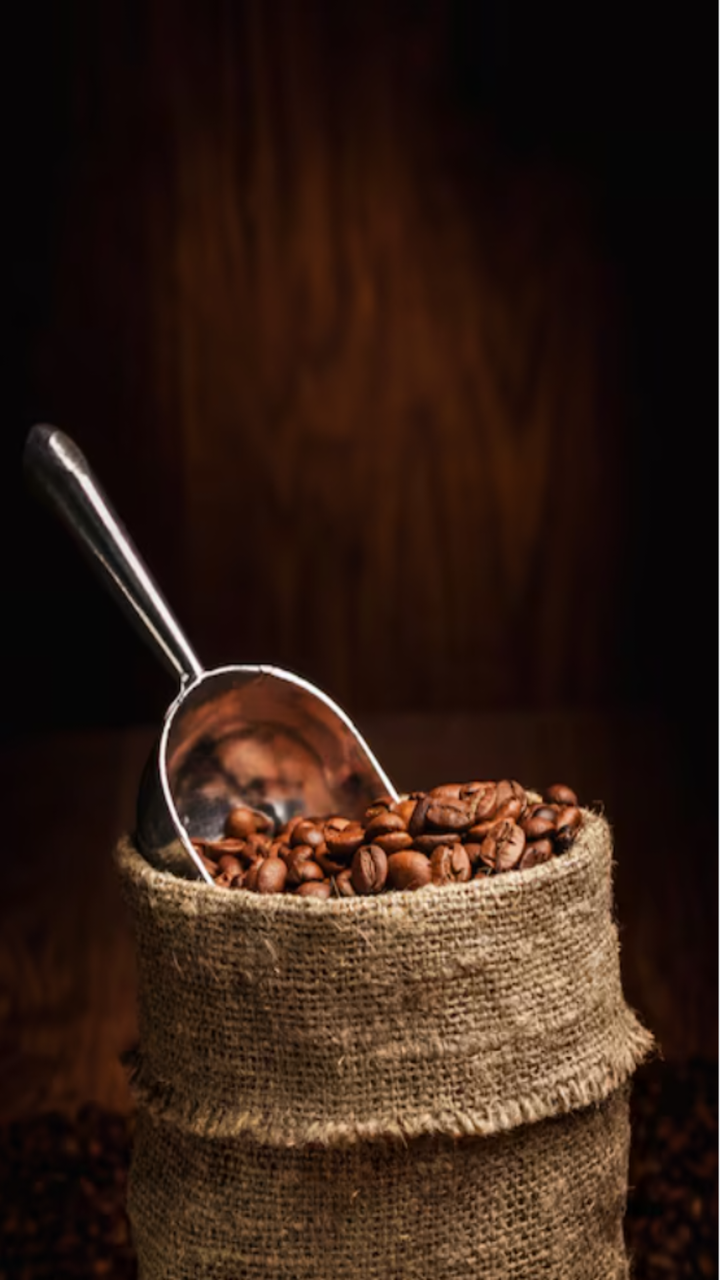
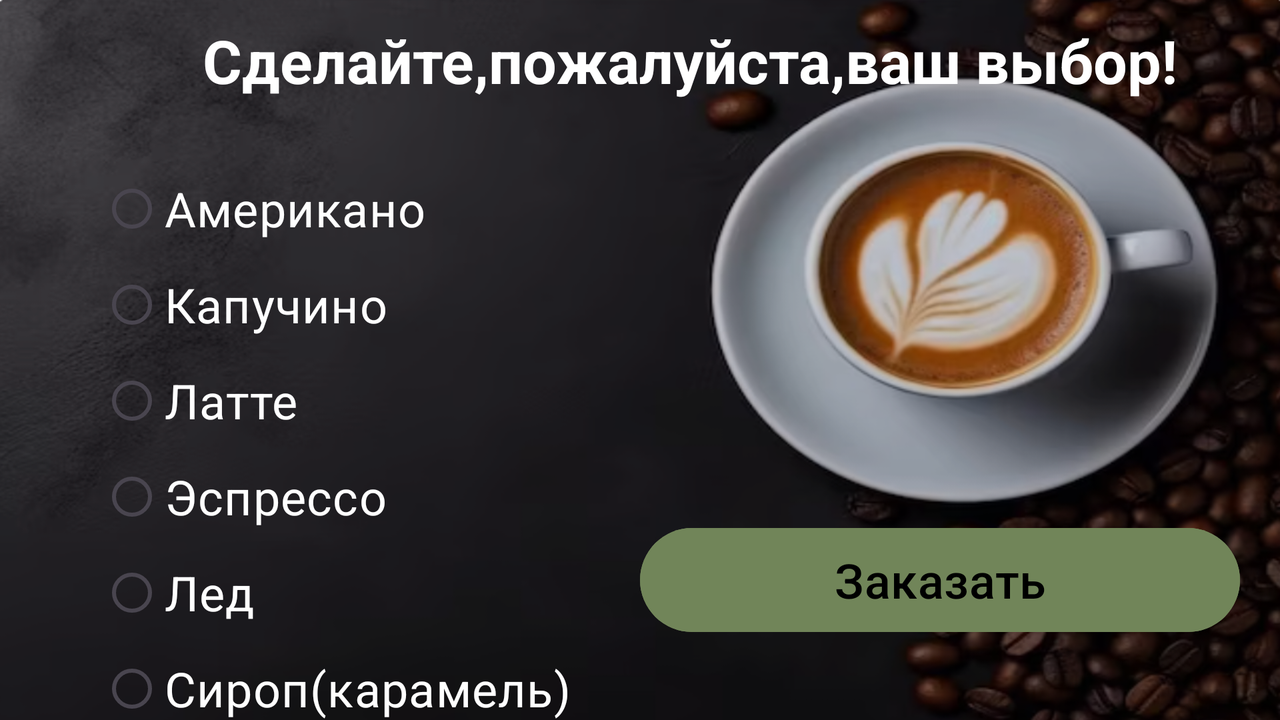

Compare how this app lays out the same screen by default and in its alternative resource folder. The renders come first, then the two layout files and the values they reference.
<!-- AndroidManifest.xml: application theme Theme.OrderInCafe -->
<!-- res/layout/activity_order_coffee.xml -->
<?xml version="1.0" encoding="utf-8"?>
<androidx.constraintlayout.widget.ConstraintLayout xmlns:android="http://schemas.android.com/apk/res/android"
    xmlns:app="http://schemas.android.com/apk/res-auto"
    xmlns:tools="http://schemas.android.com/tools"
    android:id="@+id/main"
    android:layout_width="match_parent"
    android:layout_height="match_parent"
    tools:context=".OrderCoffee"
    android:background="@drawable/coffee2"
    >

</androidx.constraintlayout.widget.ConstraintLayout>
<!-- resources referenced by this layout -->
<resources>
  <!-- drawable coffee2: png bitmap (drawable, 624764 bytes) -->
  <style name="Theme.OrderInCafe" parent="Base.Theme.OrderInCafe" />
  <style name="Base.Theme.OrderInCafe" parent="Theme.Material3.DayNight.NoActionBar">
          
          
      </style>
</resources>
<!-- res/layout-land/activity_order_coffee.xml (the repository's variant of the layout above) -->
<!-- drawn on the phone turned sideways -->
<?xml version="1.0" encoding="utf-8"?>
<androidx.constraintlayout.widget.ConstraintLayout xmlns:android="http://schemas.android.com/apk/res/android"
    xmlns:app="http://schemas.android.com/apk/res-auto"
    xmlns:tools="http://schemas.android.com/tools"
    android:id="@+id/main"
    android:layout_width="match_parent"
    android:layout_height="match_parent"
    tools:context=".OrderCoffee"
    android:background="@drawable/coffee_land"
    android:paddingStart="50dp"
    >

    <TextView
        android:id="@+id/txtVChooseCoffee"
        android:layout_width="match_parent"
        android:layout_height="wrap_content"
        android:text="Сделайте,пожалуйста,ваш выбор!"
        android:textStyle="bold"
        android:textColor="@color/white"
        android:textSize="30sp"
        android:gravity="center"
        android:layout_marginTop="10dp"
        app:layout_constraintTop_toTopOf="parent"
        app:layout_constraintStart_toStartOf="parent"
        app:layout_constraintEnd_toEndOf="parent"
        app:layout_constraintBottom_toTopOf="@id/radGroupCoffee"

        />

    <RadioGroup
        android:id="@+id/radGroupCoffee"
        android:layout_width="match_parent"
        android:layout_height="wrap_content"
        android:layout_marginTop="30dp"
        app:layout_constraintTop_toBottomOf="@id/txtVChooseCoffee"
        app:layout_constraintEnd_toEndOf="parent"
        app:layout_constraintStart_toStartOf="parent"
        app:layout_constraintBottom_toTopOf="@id/radioButtonIce"
        >

        <RadioButton
            android:id="@+id/radButAmericano"
            android:layout_width="match_parent"
            android:layout_height="wrap_content"
            android:text="Американо"
            android:textColor="@color/white"
            android:textSize="24sp"
            />

        <RadioButton
            android:id="@+id/radButCappuccino"
            android:layout_width="match_parent"
            android:layout_height="wrap_content"
            android:text="Капучино"
            android:textColor="@color/white"
            android:textSize="24sp"/>

        <RadioButton
            android:id="@+id/radButLatte"
            android:layout_width="match_parent"
            android:layout_height="wrap_content"
            android:text="Латте"
            android:textColor="@color/white"
            android:textSize="24sp"/>

        <RadioButton
            android:id="@+id/radButEspresso"
            android:layout_width="match_parent"
            android:layout_height="wrap_content"
            android:text="Эспрессо"
            android:textColor="@color/white"
            android:textSize="24sp"/>
    </RadioGroup>

    <RadioButton
        android:id="@+id/radioButtonIce"
        android:layout_width="match_parent"
        android:layout_height="wrap_content"
        android:text="Лед"
        android:textColor="@color/white"
        android:textSize="24sp"
        app:layout_constraintEnd_toEndOf="parent"
        app:layout_constraintStart_toStartOf="parent"
        app:layout_constraintTop_toBottomOf="@id/radGroupCoffee"
        />

    <RadioButton
        android:id="@+id/radioButtonSyrup"
        android:layout_width="0dp"
        android:layout_height="wrap_content"
        android:text="Сироп(карамель)"
        android:textColor="@color/white"
        android:textSize="24sp"
        android:layout_marginBottom="20dp"
        app:layout_constraintEnd_toStartOf="@id/buttonOrderCoffee"
        app:layout_constraintStart_toStartOf="parent"
        app:layout_constraintTop_toBottomOf="@id/radioButtonIce"
        />


    <Button
        android:id="@+id/buttonOrderCoffee"
        android:layout_width="300dp"
        android:layout_height="60dp"
        android:layout_marginBottom="40dp"
        android:backgroundTint="#718559"
        android:text="Заказать"
        android:textColor="@color/black"
        android:textSize="24sp"
        android:layout_marginEnd="20dp"
        app:layout_constraintBottom_toBottomOf="parent"
        app:layout_constraintEnd_toEndOf="parent"
        app:layout_constraintStart_toEndOf="@id/radioButtonSyrup" />


</androidx.constraintlayout.widget.ConstraintLayout>
<!-- resources referenced by the variant -->
<!-- as the phone turned sideways resolves them -->
<resources>
  <!-- drawable coffee_land: png bitmap (drawable, 822689 bytes) -->
  <style name="Theme.OrderInCafe" parent="Base.Theme.OrderInCafe" />
  <style name="Base.Theme.OrderInCafe" parent="Theme.Material3.DayNight.NoActionBar">
          
          
      </style>
</resources>
